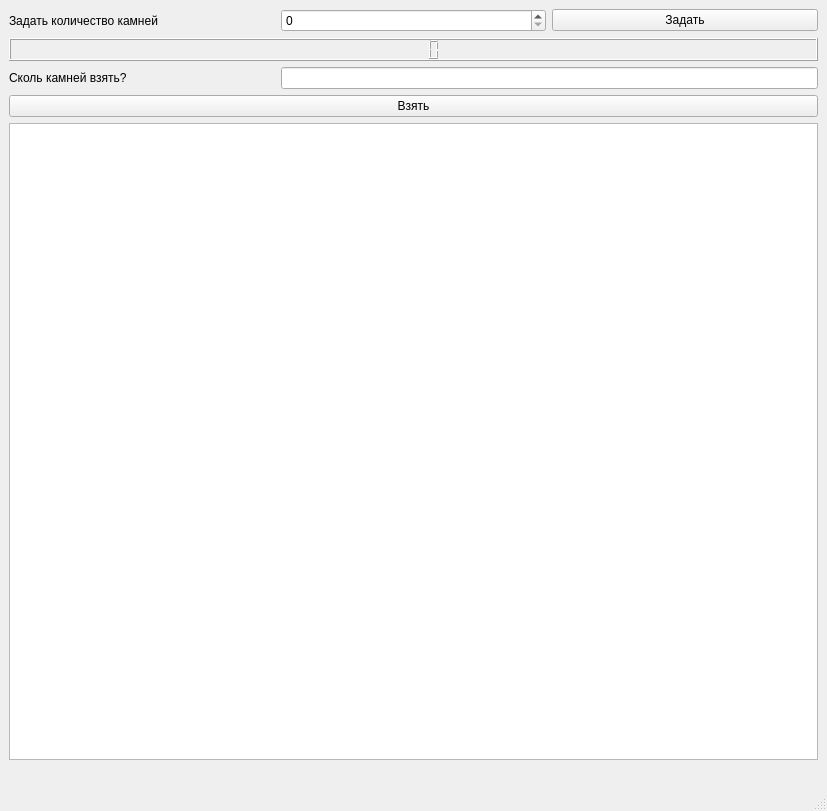
<?xml version="1.0" encoding="UTF-8"?>
<ui version="4.0">
 <class>MainWindow</class>
 <widget class="QMainWindow" name="MainWindow">
  <property name="geometry">
   <rect>
    <x>0</x>
    <y>0</y>
    <width>827</width>
    <height>811</height>
   </rect>
  </property>
  <property name="windowTitle">
   <string>MainWindow</string>
  </property>
  <widget class="QWidget" name="centralwidget">
   <layout class="QGridLayout" name="gridLayout">
    <item row="4" column="0" colspan="3">
     <widget class="QListWidget" name="listWidget"/>
    </item>
    <item row="3" column="0" colspan="3">
     <widget class="QPushButton" name="takeButton">
      <property name="text">
       <string>Взять</string>
      </property>
     </widget>
    </item>
    <item row="2" column="0">
     <widget class="QLabel" name="label_2">
      <property name="text">
       <string>Сколь камней взять?</string>
      </property>
     </widget>
    </item>
    <item row="2" column="1" colspan="2">
     <widget class="QLineEdit" name="takeInput"/>
    </item>
    <item row="0" column="0">
     <widget class="QLabel" name="label">
      <property name="text">
       <string>Задать количество камней</string>
      </property>
     </widget>
    </item>
    <item row="0" column="1">
     <widget class="QSpinBox" name="stones"/>
    </item>
    <item row="1" column="0" colspan="3">
     <widget class="QLCDNumber" name="remainLcd"/>
    </item>
    <item row="0" column="2">
     <widget class="QPushButton" name="startButton">
      <property name="text">
       <string>Задать</string>
      </property>
     </widget>
    </item>
    <item row="5" column="0" colspan="3">
     <widget class="QLabel" name="resultLabel">
      <property name="text">
       <string/>
      </property>
     </widget>
    </item>
   </layout>
  </widget>
  <widget class="QMenuBar" name="menubar">
   <property name="geometry">
    <rect>
     <x>0</x>
     <y>0</y>
     <width>827</width>
     <height>36</height>
    </rect>
   </property>
  </widget>
  <widget class="QStatusBar" name="statusbar"/>
 </widget>
 <resources/>
 <connections/>
</ui>
